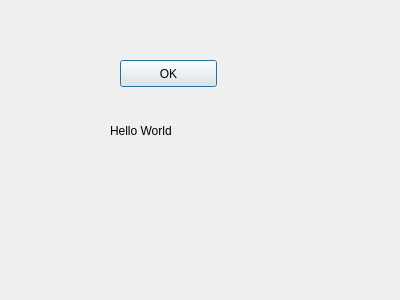
<?xml version="1.0" encoding="UTF-8"?>
<ui version="4.0">
 <class>Dialog</class>
 <widget class="QDialog" name="Dialog">
  <property name="geometry">
   <rect>
    <x>0</x>
    <y>0</y>
    <width>400</width>
    <height>300</height>
   </rect>
  </property>
  <property name="windowTitle">
   <string>Dialog</string>
  </property>
  <widget class="QLabel" name="label">
   <property name="geometry">
    <rect>
     <x>110</x>
     <y>110</y>
     <width>171</width>
     <height>41</height>
    </rect>
   </property>
   <property name="text">
    <string>Hello World</string>
   </property>
  </widget>
  <widget class="QPushButton" name="pushButton">
   <property name="geometry">
    <rect>
     <x>120</x>
     <y>60</y>
     <width>97</width>
     <height>27</height>
    </rect>
   </property>
   <property name="text">
    <string>OK</string>
   </property>
  </widget>
 </widget>
 <layoutdefault spacing="6" margin="11"/>
 <resources/>
 <connections>
  <connection>
   <sender>pushButton</sender>
   <signal>clicked()</signal>
   <receiver>Dialog</receiver>
   <slot>exec()</slot>
   <hints>
    <hint type="sourcelabel">
     <x>189</x>
     <y>79</y>
    </hint>
    <hint type="destinationlabel">
     <x>285</x>
     <y>101</y>
    </hint>
   </hints>
  </connection>
 </connections>
</ui>
